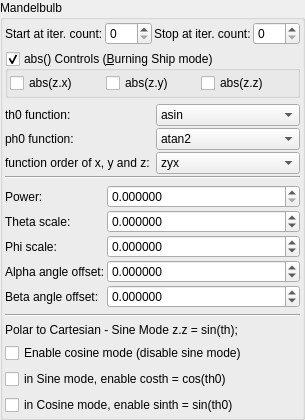
       <widget class="QGroupBox" name="groupBox_3">
        <property name="title">
         <string>Mandelbulb</string>
        </property>
        <layout class="QVBoxLayout" name="verticalLayout_4">
         <property name="leftMargin">
          <number>2</number>
         </property>
         <property name="topMargin">
          <number>2</number>
         </property>
         <property name="rightMargin">
          <number>2</number>
         </property>
         <property name="bottomMargin">
          <number>2</number>
         </property>
         <item>
          <layout class="QGridLayout" name="gridLayout_71">
           <property name="spacing">
            <number>2</number>
           </property>
           <item row="0" column="2">
            <widget class="QLabel" name="label_270">
             <property name="text">
              <string>Stop at iter. count:</string>
             </property>
            </widget>
           </item>
           <item row="0" column="3">
            <widget class="MySpinBox" name="spinboxInt_transf_stop_iterations_M">
             <property name="sizePolicy">
              <sizepolicy hsizetype="Minimum" vsizetype="Maximum">
               <horstretch>0</horstretch>
               <verstretch>0</verstretch>
              </sizepolicy>
             </property>
             <property name="maximum">
              <number>999</number>
             </property>
            </widget>
           </item>
           <item row="0" column="0">
            <widget class="QLabel" name="label_271">
             <property name="text">
              <string>Start at iter. count:</string>
             </property>
            </widget>
           </item>
           <item row="0" column="1">
            <widget class="MySpinBox" name="spinboxInt_transf_start_iterations_M">
             <property name="sizePolicy">
              <sizepolicy hsizetype="Minimum" vsizetype="Maximum">
               <horstretch>0</horstretch>
               <verstretch>0</verstretch>
              </sizepolicy>
             </property>
             <property name="maximum">
              <number>999</number>
             </property>
            </widget>
           </item>
          </layout>
         </item>
         <item>
          <widget class="MyGroupBox" name="groupCheck_transf_function_enabled_false">
           <property name="toolTip">
            <string/>
           </property>
           <property name="title">
            <string>abs() Controls (&amp;Burning Ship mode)</string>
           </property>
           <property name="checkable">
            <bool>true</bool>
           </property>
           <layout class="QVBoxLayout" name="verticalLayout_55">
            <property name="spacing">
             <number>2</number>
            </property>
            <property name="leftMargin">
             <number>2</number>
            </property>
            <property name="topMargin">
             <number>2</number>
            </property>
            <property name="rightMargin">
             <number>2</number>
            </property>
            <property name="bottomMargin">
             <number>2</number>
            </property>
            <item>
             <layout class="QGridLayout" name="gridLayout_2">
              <item row="0" column="2">
               <widget class="MyCheckBox" name="checkBox_transf_function_enabledAz_false">
                <property name="text">
                 <string notr="true">abs(z.z)</string>
                </property>
               </widget>
              </item>
              <item row="0" column="0">
               <widget class="MyCheckBox" name="checkBox_transf_function_enabledAx_false">
                <property name="text">
                 <string notr="true">abs(z.x)</string>
                </property>
               </widget>
              </item>
              <item row="0" column="1">
               <widget class="MyCheckBox" name="checkBox_transf_function_enabledAy_false">
                <property name="text">
                 <string notr="true">abs(z.y)</string>
                </property>
               </widget>
              </item>
             </layout>
            </item>
           </layout>
          </widget>
         </item>
         <item>
          <layout class="QGridLayout" name="gridLayout_75" columnstretch="0,1">
           <property name="topMargin">
            <number>0</number>
           </property>
           <property name="verticalSpacing">
            <number>2</number>
           </property>
           <item row="3" column="0" colspan="2">
            <widget class="Line" name="line">
             <property name="orientation">
              <enum>Qt::Horizontal</enum>
             </property>
            </widget>
           </item>
           <item row="2" column="1">
            <widget class="MyComboBox" name="comboBox_sinTan2Trig_order_of_zyx">
             <item>
              <property name="text">
               <string notr="true">zyx</string>
              </property>
             </item>
             <item>
              <property name="text">
               <string notr="true">zxy</string>
              </property>
             </item>
             <item>
              <property name="text">
               <string notr="true">yzx</string>
              </property>
             </item>
             <item>
              <property name="text">
               <string notr="true">yxz</string>
              </property>
             </item>
             <item>
              <property name="text">
               <string notr="true">xzy</string>
              </property>
             </item>
             <item>
              <property name="text">
               <string notr="true">xyz</string>
              </property>
             </item>
            </widget>
           </item>
           <item row="1" column="1">
            <widget class="MyComboBox" name="comboBox_sinTan2Trig_atan2_or_atan">
             <item>
              <property name="text">
               <string notr="true">atan2</string>
              </property>
             </item>
             <item>
              <property name="text">
               <string notr="true">atan</string>
              </property>
             </item>
            </widget>
           </item>
           <item row="1" column="0">
            <widget class="QLabel" name="label_multi1_ph0_function_2">
             <property name="text">
              <string>ph0 function:</string>
             </property>
            </widget>
           </item>
           <item row="0" column="1">
            <widget class="MyComboBox" name="comboBox_sinTan2Trig_asin_or_acos">
             <item>
              <property name="text">
               <string notr="true">asin</string>
              </property>
             </item>
             <item>
              <property name="text">
               <string notr="true">acos</string>
              </property>
             </item>
            </widget>
           </item>
           <item row="2" column="0">
            <widget class="QLabel" name="label_multi1_order_of_xyz_2">
             <property name="text">
              <string>function order of x, y and z:</string>
             </property>
            </widget>
           </item>
           <item row="0" column="0">
            <widget class="QLabel" name="label_multi1_th0_function_2">
             <property name="text">
              <string>th0 function:</string>
             </property>
            </widget>
           </item>
          </layout>
         </item>
         <item>
          <layout class="QGridLayout" name="gridLayout_76" columnstretch="0,1">
           <property name="spacing">
            <number>2</number>
           </property>
           <item row="1" column="0">
            <widget class="QLabel" name="label_120">
             <property name="text">
              <string>Theta scale:</string>
             </property>
            </widget>
           </item>
           <item row="2" column="1">
            <widget class="MyDoubleSpinBox" name="spinbox_transf_scaleB_1">
             <property name="sizePolicy">
              <sizepolicy hsizetype="Minimum" vsizetype="Maximum">
               <horstretch>0</horstretch>
               <verstretch>0</verstretch>
              </sizepolicy>
             </property>
             <property name="prefix">
              <string/>
             </property>
             <property name="suffix">
              <string/>
             </property>
             <property name="decimals">
              <number>6</number>
             </property>
             <property name="minimum">
              <double>-99.998999999999995</double>
             </property>
             <property name="maximum">
              <double>99.998999999999995</double>
             </property>
             <property name="singleStep">
              <double>0.100000000000000</double>
             </property>
            </widget>
           </item>
           <item row="3" column="1">
            <widget class="MyDoubleSpinBox" name="spinbox_alpha_angle_offset">
             <property name="sizePolicy">
              <sizepolicy hsizetype="Minimum" vsizetype="Maximum">
               <horstretch>0</horstretch>
               <verstretch>0</verstretch>
              </sizepolicy>
             </property>
             <property name="prefix">
              <string/>
             </property>
             <property name="suffix">
              <string/>
             </property>
             <property name="decimals">
              <number>6</number>
             </property>
             <property name="minimum">
              <double>-36000.000000000000000</double>
             </property>
             <property name="maximum">
              <double>36000.000000000000000</double>
             </property>
             <property name="singleStep">
              <double>0.100000000000000</double>
             </property>
            </widget>
           </item>
           <item row="3" column="0">
            <widget class="QLabel" name="label_292">
             <property name="text">
              <string>Alpha angle offset:</string>
             </property>
            </widget>
           </item>
           <item row="4" column="1">
            <widget class="MyDoubleSpinBox" name="spinbox_beta_angle_offset">
             <property name="sizePolicy">
              <sizepolicy hsizetype="Minimum" vsizetype="Maximum">
               <horstretch>0</horstretch>
               <verstretch>0</verstretch>
              </sizepolicy>
             </property>
             <property name="prefix">
              <string/>
             </property>
             <property name="suffix">
              <string/>
             </property>
             <property name="decimals">
              <number>6</number>
             </property>
             <property name="minimum">
              <double>-36000.000000000000000</double>
             </property>
             <property name="maximum">
              <double>36000.000000000000000</double>
             </property>
             <property name="singleStep">
              <double>0.100000000000000</double>
             </property>
            </widget>
           </item>
           <item row="2" column="0">
            <widget class="QLabel" name="label_121">
             <property name="text">
              <string>Phi scale:</string>
             </property>
            </widget>
           </item>
           <item row="0" column="0">
            <widget class="QLabel" name="label_294">
             <property name="text">
              <string>Power:</string>
             </property>
            </widget>
           </item>
           <item row="4" column="0">
            <widget class="QLabel" name="label_293">
             <property name="text">
              <string>Beta angle offset:</string>
             </property>
            </widget>
           </item>
           <item row="0" column="1">
            <widget class="MyDoubleSpinBox" name="spinbox_power">
             <property name="sizePolicy">
              <sizepolicy hsizetype="Minimum" vsizetype="Maximum">
               <horstretch>0</horstretch>
               <verstretch>0</verstretch>
              </sizepolicy>
             </property>
             <property name="prefix">
              <string/>
             </property>
             <property name="suffix">
              <string/>
             </property>
             <property name="decimals">
              <number>6</number>
             </property>
             <property name="minimum">
              <double>0.000000000000000</double>
             </property>
             <property name="maximum">
              <double>99.998999999999995</double>
             </property>
             <property name="singleStep">
              <double>0.100000000000000</double>
             </property>
            </widget>
           </item>
           <item row="1" column="1">
            <widget class="MyDoubleSpinBox" name="spinbox_transf_scaleA_1">
             <property name="sizePolicy">
              <sizepolicy hsizetype="Minimum" vsizetype="Maximum">
               <horstretch>0</horstretch>
               <verstretch>0</verstretch>
              </sizepolicy>
             </property>
             <property name="prefix">
              <string/>
             </property>
             <property name="suffix">
              <string/>
             </property>
             <property name="decimals">
              <number>6</number>
             </property>
             <property name="minimum">
              <double>-99.998999999999995</double>
             </property>
             <property name="maximum">
              <double>99.998999999999995</double>
             </property>
             <property name="singleStep">
              <double>0.100000000000000</double>
             </property>
            </widget>
           </item>
          </layout>
         </item>
         <item>
          <layout class="QGridLayout" name="gridLayout_78">
           <property name="topMargin">
            <number>0</number>
           </property>
           <item row="2" column="0">
            <widget class="MyCheckBox" name="checkBox_transf_function_enabledx_false">
             <property name="text">
              <string>Enable cosine mode (disable sine mode)</string>
             </property>
            </widget>
           </item>
           <item row="4" column="0">
            <widget class="MyCheckBox" name="checkBox_transf_function_enabledy_false">
             <property name="text">
              <string>in Cosine mode, enable sinth = sin(th0)</string>
             </property>
            </widget>
           </item>
           <item row="3" column="0">
            <widget class="MyCheckBox" name="checkBox_transf_function_enabledz_false">
             <property name="text">
              <string>in Sine mode, enable costh = cos(th0)</string>
             </property>
            </widget>
           </item>
           <item row="0" column="0" colspan="2">
            <widget class="Line" name="line_2">
             <property name="orientation">
              <enum>Qt::Horizontal</enum>
             </property>
            </widget>
           </item>
           <item row="1" column="0">
            <widget class="QLabel" name="label_122">
             <property name="text">
              <string>Polar to Cartesian - Sine Mode z.z = sin(th);</string>
             </property>
            </widget>
           </item>
          </layout>
         </item>
        </layout>
       </widget>
